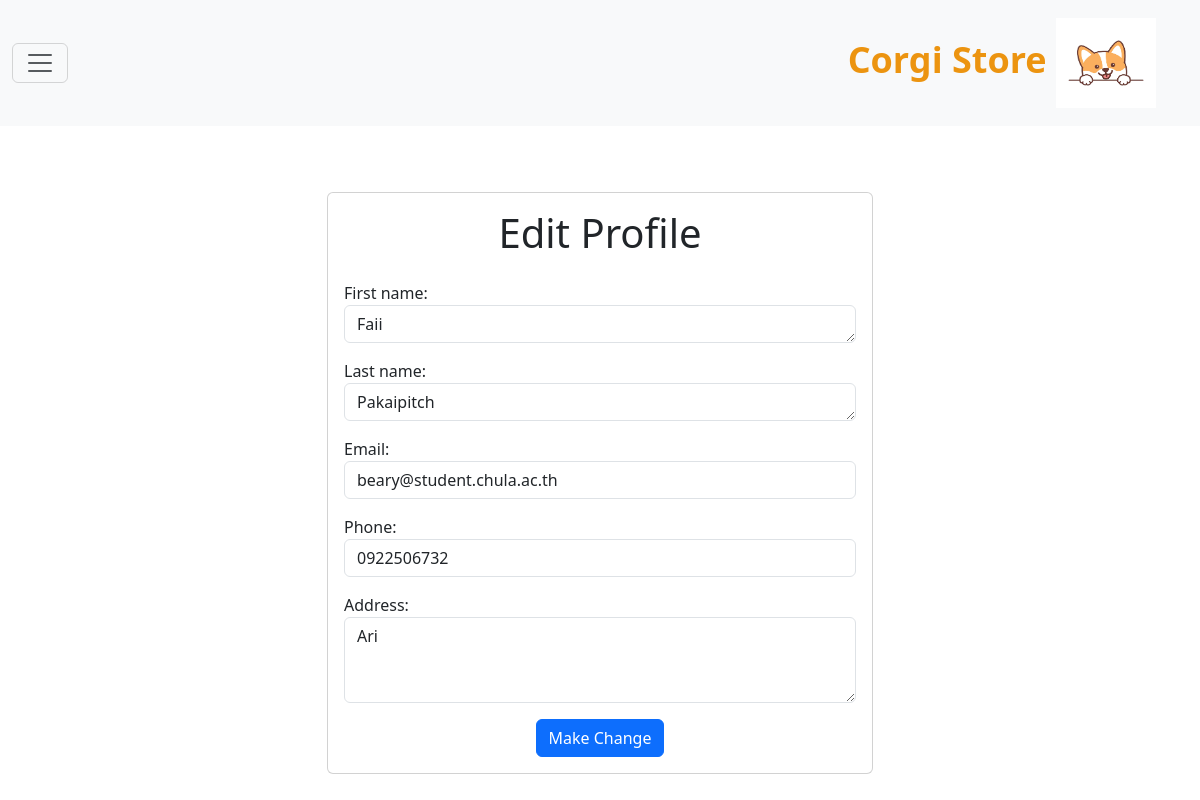
Screenshot of /user/edit-profile/ (signed in) with the database file from the repository.
### core/models.py (models this page shows)
class User(AbstractUser):
    username = models.CharField(max_length=50,unique=True)
    email = models.EmailField(unique=True, validators=[email_validator])
    phone = models.CharField(max_length=10, validators=[phone_validator])
    address = models.CharField(max_length=255)

### core/views.py (the view)
# urls.py: path('edit-profile/', views.editUser_profile, name='edit_profile'),
@login_required
def editUser_profile(request):
    user = request.user
    if request.method == 'POST':
        cust = Editprofile(request.POST, instance=user)
        if cust.is_valid():
            cust.save()
            messages.success(request, "updated success!")
            previous_url = request.POST.get('previous_url')
            return redirect(previous_url)
    else:
        cust = Editprofile(instance=user)
    context = {'cust': cust,}
    return render(request, 'edituserprofile.html', context)

### core/forms.py
class Editprofile(forms.ModelForm):
    first_name = forms.CharField()
    last_name = forms.CharField(max_length=100,)
    phone_validator = RegexValidator(regex=r'^\d{10}$', message='Phone number must be 10 digits.')
    email = forms.EmailField(widget=EmailInput(attrs={'class': 'form-control'}), validators=[email_validator])
    phone = forms.CharField(widget=TextInput(attrs={'class': 'form-control'}), max_length=10, validators=[phone_validator])
    address = forms.CharField(widget=Textarea(attrs={'class': 'form-control', 'rows': '3'}), max_length=255)
    first_name.widget = forms.Textarea(attrs={'class': 'form-control', 'id': 'exampleFormControlTextarea1', 'rows': '1'})
    last_name.widget = forms.Textarea(attrs={'class': 'form-control', 'id': 'exampleFormControlTextarea1', 'rows': '1'})
    class Meta:
        model = User
        fields = ['first_name', 'last_name', 'email', 'phone', "address"]

### core/templates/edituserprofile.html (shortened to what this page needs)
{% extends "profile.html" %}
{% block content %}
<div class="container mt-5">
  <div class="row">
    <div class="col-md-6 offset-md-3">
      <div class="card">
        <div class="card-body">
          <h1 class="card-title text-center mb-4">Edit Profile</h1>
          <form method="POST" action="">
            <div class="form-group mb-3">
              {{ cust.first_name.label_tag }}
              {{ cust.first_name }}
            </div>
            <div class="form-body mb-3">
              {{ cust.last_name.label_tag }}
              {{ cust.last_name }}
            </div>
            <div class="form-group mb-3">
              {{ cust.email.label_tag }}
              {{ cust.email }}
            </div>
            <div class="form-group mb-3">
              {{ cust.phone.label_tag }}
              {{ cust.phone }}
            </div>
            <div class="form-group mb-3">
              {{ cust.address.label_tag }}
              {{ cust.address }}
            </div>
            <div class="d-flex justify-content-center">
              <button type="submit" class="btn btn-primary">Make Change</button>
            </div>
          </form>
        </div>
      </div>
    </div>
  </div>
</div>
{% endblock %}

### rows the page displays
User: first_name "Faii", last_name "Pakaipitch", email "beary@student.chula.ac.th", phone "0922506732", address "Ari"

### other values shown
{{ cust.first_name.label_tag }} "First name:"
{{ cust.last_name.label_tag }} "Last name:"
{{ cust.email.label_tag }} "Email:"
{{ cust.phone.label_tag }} "Phone:"
{{ cust.address.label_tag }} "Address:"
